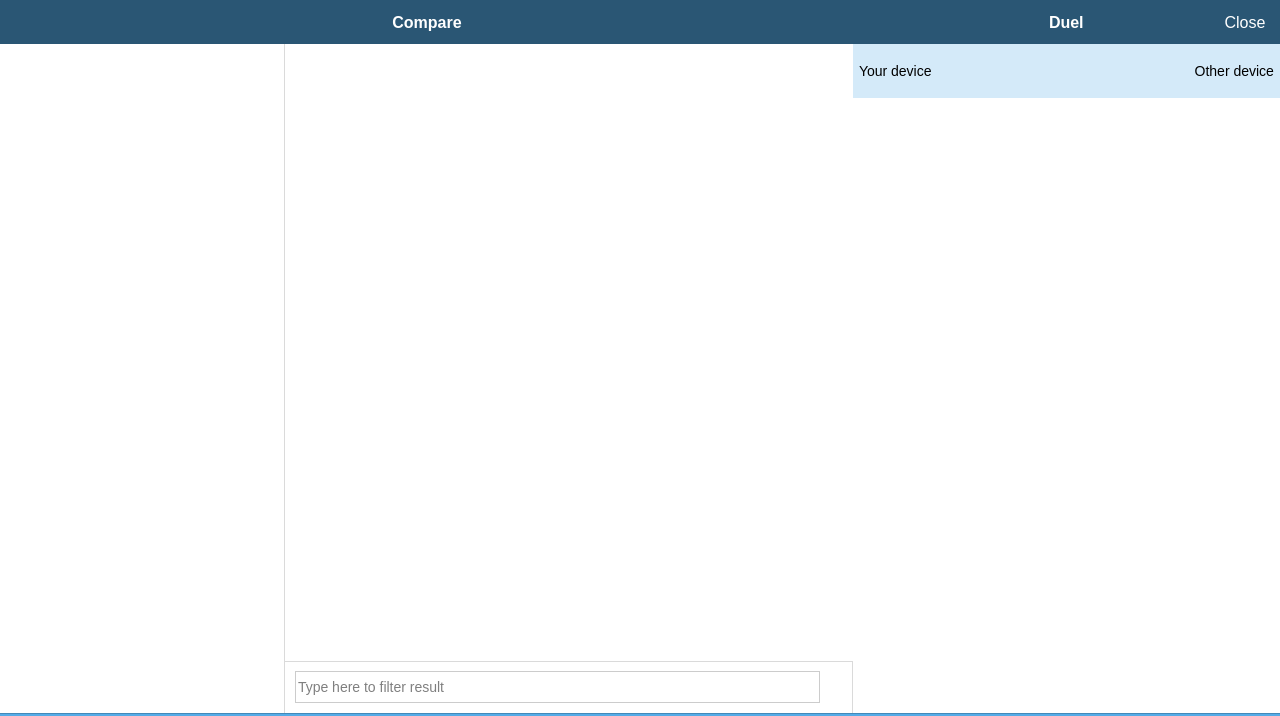
<?xml version="1.0" encoding="UTF-8"?>
<ui version="4.0">
 <class>ComparePage</class>
 <widget class="QWidget" name="ComparePage">
  <property name="geometry">
   <rect>
    <x>0</x>
    <y>0</y>
    <width>1280</width>
    <height>716</height>
   </rect>
  </property>
  <property name="minimumSize">
   <size>
    <width>0</width>
    <height>0</height>
   </size>
  </property>
  <property name="maximumSize">
   <size>
    <width>16777215</width>
    <height>16777215</height>
   </size>
  </property>
  <property name="windowTitle">
   <string>ComparePage</string>
  </property>
  <property name="styleSheet">
   <string notr="true">QWidget

QWidget#compareListPanel
{
	border: 1px solid #dadada;
}

QWidget#topBar,#duelTopBar
{
	background: #2a5674;
}

QWidget#searchPanel
{
	border-width: 1px 1px 0px 0px;
	border-style: solid;
	border-color: #dadada;
}

QWidget#deviceHeaderWidget,#yourDeviceLabel,#otherDeviceLabel
{
	background-color: #d4eaf9;
	font-size:14px;
}

QLabel#sectionTitleLabel,#duelSectionTitleLabel
{
	background: #2a5674;
	color: #fff;
	font-weight: bold;
	font-size: 16px;
}

QPushButton#duelSectionCloseButton,#duelSectionHiddenButton {
	background-color: #2a5674;
	border: none;
	min-width: 70px; max-width: 70px;
	color: #fff;
	font-weight: normal;
	font-size: 16px;
}

QPushButton#duelSectionCloseButton:hover
{
	background-color: #2d5c7c;
}

QPushButton#duelSectionCloseButton:pressed
{
	background-color: #27516d;
}

QPushButton#duelSectionHiddenButton
{
	color: #2a5674;
}

QLabel#bottomLine1
{
	background: #4389b9;
}

QLabel#bottomLine2
{
	background: #54abe7;
}

QLabel#verticalLine
{
	background: #ccc;
}

QLabel#header
{
	background: #fff;
	color: #67b9da;
	font-family: &quot;Segoe UI&quot;;
	font-size: 24px;
	padding-top: 12px;
}

QLineEdit#searchLineEdit
{
	font-size: 14px;
	border: 1px solid #ccc;
	background-color: #fff;
	outline: none;
}

QLabel#loupeLabel
{
	border-image: url(:/loupe.png) 0 0 0 0 stretch stretch;
}

QWidget#testListWidget,#compareScrollWidget,#duelScrollWidget,#searchPanel
{   
    background: #ffffff;
}

QWidget#scrollAreaWidgetContets,#widget
{
	background: #ffffff;
}

QScrollBar:vertical
{
	border-radius: 3px;
	background: #eee;
	width: 27px;
	margin-left: 10px;
	margin-right: 10px;
	margin-top: 10px;
	margin-bottom: 10px;
}

QScrollBar::handle:vertical
{
	border-radius: 3px;
	background: #ccc;
	min-height: 340px;
}

QScrollBar::add-line:vertical
{
	border: none;
	height: 0px;
	subcontrol-position: bottom;
	subcontrol-origin: margin;
}

QScrollBar::sub-line:vertical
{
	border: none;
	height: 0px;
	subcontrol-position: top;
	subcontrol-origin: margin;
}

QScrollBar::up-arrow:vertical, QScrollBar::down-arrow:vertical
{
	border: none;
	width: 0px;
	height: 0px;
	background: none;
}

QScrollBar::add-page:vertical, QScrollBar::sub-page:vertical
{
	border: none;
}</string>
  </property>
  <layout class="QVBoxLayout" name="verticalLayout">
   <property name="spacing">
    <number>0</number>
   </property>
   <property name="leftMargin">
    <number>0</number>
   </property>
   <property name="topMargin">
    <number>0</number>
   </property>
   <property name="rightMargin">
    <number>0</number>
   </property>
   <property name="bottomMargin">
    <number>0</number>
   </property>
   <item>
    <widget class="QWidget" name="mainWidget" native="true">
     <layout class="QHBoxLayout" name="horizontalLayout_3" stretch="2,1">
      <property name="spacing">
       <number>0</number>
      </property>
      <property name="leftMargin">
       <number>0</number>
      </property>
      <property name="topMargin">
       <number>0</number>
      </property>
      <property name="rightMargin">
       <number>0</number>
      </property>
      <property name="bottomMargin">
       <number>0</number>
      </property>
      <item>
       <widget class="QWidget" name="comparePanel" native="true">
        <property name="minimumSize">
         <size>
          <width>0</width>
          <height>0</height>
         </size>
        </property>
        <layout class="QVBoxLayout" name="verticalLayout_6">
         <property name="spacing">
          <number>0</number>
         </property>
         <property name="leftMargin">
          <number>0</number>
         </property>
         <property name="topMargin">
          <number>0</number>
         </property>
         <property name="rightMargin">
          <number>0</number>
         </property>
         <property name="bottomMargin">
          <number>0</number>
         </property>
         <item>
          <widget class="QWidget" name="topBar" native="true">
           <property name="minimumSize">
            <size>
             <width>0</width>
             <height>44</height>
            </size>
           </property>
           <property name="maximumSize">
            <size>
             <width>16777215</width>
             <height>44</height>
            </size>
           </property>
           <layout class="QHBoxLayout" name="horizontalLayout_6">
            <property name="spacing">
             <number>0</number>
            </property>
            <property name="leftMargin">
             <number>0</number>
            </property>
            <property name="topMargin">
             <number>0</number>
            </property>
            <property name="rightMargin">
             <number>0</number>
            </property>
            <property name="bottomMargin">
             <number>0</number>
            </property>
            <item>
             <spacer name="horizontalSpacer_3">
              <property name="orientation">
               <enum>Qt::Horizontal</enum>
              </property>
              <property name="sizeHint" stdset="0">
               <size>
                <width>40</width>
                <height>20</height>
               </size>
              </property>
             </spacer>
            </item>
            <item>
             <widget class="QLabel" name="sectionTitleLabel">
              <property name="text">
               <string>Compare</string>
              </property>
              <property name="alignment">
               <set>Qt::AlignCenter</set>
              </property>
             </widget>
            </item>
            <item>
             <spacer name="horizontalSpacer_4">
              <property name="orientation">
               <enum>Qt::Horizontal</enum>
              </property>
              <property name="sizeHint" stdset="0">
               <size>
                <width>40</width>
                <height>20</height>
               </size>
              </property>
             </spacer>
            </item>
           </layout>
          </widget>
         </item>
         <item>
          <layout class="QHBoxLayout" name="horizontalLayout" stretch="1,2">
           <property name="spacing">
            <number>0</number>
           </property>
           <item>
            <widget class="SelectableScrollWidget" name="testListWidget" native="true"/>
           </item>
           <item>
            <widget class="QWidget" name="compareListPanel" native="true">
             <layout class="QVBoxLayout" name="verticalLayout_3">
              <property name="spacing">
               <number>0</number>
              </property>
              <property name="leftMargin">
               <number>1</number>
              </property>
              <property name="topMargin">
               <number>0</number>
              </property>
              <property name="rightMargin">
               <number>0</number>
              </property>
              <property name="bottomMargin">
               <number>0</number>
              </property>
              <item>
               <widget class="ScrollWidget" name="compareScrollWidget" native="true">
                <property name="sizePolicy">
                 <sizepolicy hsizetype="Expanding" vsizetype="Expanding">
                  <horstretch>0</horstretch>
                  <verstretch>0</verstretch>
                 </sizepolicy>
                </property>
               </widget>
              </item>
              <item>
               <widget class="QWidget" name="searchPanel" native="true">
                <layout class="QHBoxLayout" name="horizontalLayout_2">
                 <property name="spacing">
                  <number>0</number>
                 </property>
                 <property name="leftMargin">
                  <number>10</number>
                 </property>
                 <property name="topMargin">
                  <number>10</number>
                 </property>
                 <property name="rightMargin">
                  <number>1</number>
                 </property>
                 <property name="bottomMargin">
                  <number>10</number>
                 </property>
                 <item>
                  <widget class="QLineEdit" name="searchLineEdit">
                   <property name="minimumSize">
                    <size>
                     <width>0</width>
                     <height>32</height>
                    </size>
                   </property>
                   <property name="placeholderText">
                    <string>Type here to filter result</string>
                   </property>
                  </widget>
                 </item>
                 <item>
                  <widget class="QLabel" name="loupeLabel">
                   <property name="minimumSize">
                    <size>
                     <width>32</width>
                     <height>32</height>
                    </size>
                   </property>
                   <property name="text">
                    <string/>
                   </property>
                  </widget>
                 </item>
                </layout>
               </widget>
              </item>
             </layout>
            </widget>
           </item>
          </layout>
         </item>
        </layout>
       </widget>
      </item>
      <item>
       <widget class="QWidget" name="duelPanel" native="true">
        <property name="minimumSize">
         <size>
          <width>0</width>
          <height>0</height>
         </size>
        </property>
        <layout class="QVBoxLayout" name="verticalLayout_7">
         <property name="spacing">
          <number>0</number>
         </property>
         <property name="leftMargin">
          <number>0</number>
         </property>
         <property name="topMargin">
          <number>0</number>
         </property>
         <property name="rightMargin">
          <number>0</number>
         </property>
         <property name="bottomMargin">
          <number>0</number>
         </property>
         <item>
          <widget class="QWidget" name="duelTopBar" native="true">
           <property name="minimumSize">
            <size>
             <width>0</width>
             <height>44</height>
            </size>
           </property>
           <property name="maximumSize">
            <size>
             <width>16777215</width>
             <height>44</height>
            </size>
           </property>
           <layout class="QHBoxLayout" name="horizontalLayout_8">
            <property name="spacing">
             <number>10</number>
            </property>
            <property name="leftMargin">
             <number>0</number>
            </property>
            <property name="topMargin">
             <number>0</number>
            </property>
            <property name="rightMargin">
             <number>0</number>
            </property>
            <property name="bottomMargin">
             <number>0</number>
            </property>
            <item>
             <widget class="QPushButton" name="duelSectionHiddenButton">
              <property name="sizePolicy">
               <sizepolicy hsizetype="Minimum" vsizetype="Expanding">
                <horstretch>0</horstretch>
                <verstretch>0</verstretch>
               </sizepolicy>
              </property>
              <property name="text">
               <string>Close</string>
              </property>
              <property name="flat">
               <bool>true</bool>
              </property>
             </widget>
            </item>
            <item>
             <spacer name="horizontalSpacer_7">
              <property name="orientation">
               <enum>Qt::Horizontal</enum>
              </property>
              <property name="sizeHint" stdset="0">
               <size>
                <width>40</width>
                <height>20</height>
               </size>
              </property>
             </spacer>
            </item>
            <item>
             <widget class="QLabel" name="duelSectionTitleLabel">
              <property name="text">
               <string>Duel</string>
              </property>
             </widget>
            </item>
            <item>
             <spacer name="horizontalSpacer_8">
              <property name="orientation">
               <enum>Qt::Horizontal</enum>
              </property>
              <property name="sizeHint" stdset="0">
               <size>
                <width>40</width>
                <height>20</height>
               </size>
              </property>
             </spacer>
            </item>
            <item>
             <widget class="QPushButton" name="duelSectionCloseButton">
              <property name="sizePolicy">
               <sizepolicy hsizetype="Minimum" vsizetype="Expanding">
                <horstretch>0</horstretch>
                <verstretch>0</verstretch>
               </sizepolicy>
              </property>
              <property name="text">
               <string>Close</string>
              </property>
              <property name="flat">
               <bool>true</bool>
              </property>
             </widget>
            </item>
           </layout>
          </widget>
         </item>
         <item>
          <widget class="QWidget" name="deviceHeaderWidget" native="true">
           <property name="minimumSize">
            <size>
             <width>0</width>
             <height>54</height>
            </size>
           </property>
           <property name="maximumSize">
            <size>
             <width>16777215</width>
             <height>54</height>
            </size>
           </property>
           <layout class="QHBoxLayout" name="horizontalLayout_4" stretch="1,0,1">
            <property name="spacing">
             <number>0</number>
            </property>
            <property name="leftMargin">
             <number>6</number>
            </property>
            <property name="topMargin">
             <number>6</number>
            </property>
            <property name="rightMargin">
             <number>6</number>
            </property>
            <property name="bottomMargin">
             <number>6</number>
            </property>
            <item>
             <widget class="QLabel" name="yourDeviceLabel">
              <property name="text">
               <string>Your device</string>
              </property>
             </widget>
            </item>
            <item>
             <spacer name="horizontalSpacer">
              <property name="orientation">
               <enum>Qt::Horizontal</enum>
              </property>
              <property name="sizeHint" stdset="0">
               <size>
                <width>40</width>
                <height>20</height>
               </size>
              </property>
             </spacer>
            </item>
            <item>
             <widget class="QLabel" name="otherDeviceLabel">
              <property name="text">
               <string>Other device</string>
              </property>
              <property name="alignment">
               <set>Qt::AlignRight|Qt::AlignTrailing|Qt::AlignVCenter</set>
              </property>
              <property name="wordWrap">
               <bool>true</bool>
              </property>
             </widget>
            </item>
           </layout>
          </widget>
         </item>
         <item>
          <widget class="ScrollWidget" name="duelScrollWidget" native="true">
           <property name="sizePolicy">
            <sizepolicy hsizetype="Expanding" vsizetype="Expanding">
             <horstretch>0</horstretch>
             <verstretch>0</verstretch>
            </sizepolicy>
           </property>
          </widget>
         </item>
        </layout>
       </widget>
      </item>
     </layout>
    </widget>
   </item>
   <item>
    <widget class="QLabel" name="bottomLine1">
     <property name="minimumSize">
      <size>
       <width>0</width>
       <height>1</height>
      </size>
     </property>
     <property name="maximumSize">
      <size>
       <width>16777215</width>
       <height>1</height>
      </size>
     </property>
     <property name="text">
      <string/>
     </property>
    </widget>
   </item>
   <item>
    <widget class="QLabel" name="bottomLine2">
     <property name="minimumSize">
      <size>
       <width>0</width>
       <height>2</height>
      </size>
     </property>
     <property name="maximumSize">
      <size>
       <width>16777215</width>
       <height>2</height>
      </size>
     </property>
     <property name="text">
      <string/>
     </property>
    </widget>
   </item>
  </layout>
 </widget>
 <layoutdefault spacing="6" margin="11"/>
 <customwidgets>
  <customwidget>
   <class>SelectableScrollWidget</class>
   <extends>QWidget</extends>
   <header location="global">SelectableScrollWidget.h</header>
   <container>1</container>
  </customwidget>
  <customwidget>
   <class>ScrollWidget</class>
   <extends>QWidget</extends>
   <header location="global">ScrollWidget.h</header>
   <container>1</container>
  </customwidget>
 </customwidgets>
 <resources>
  <include location="resources.qrc"/>
 </resources>
 <connections/>
</ui>
